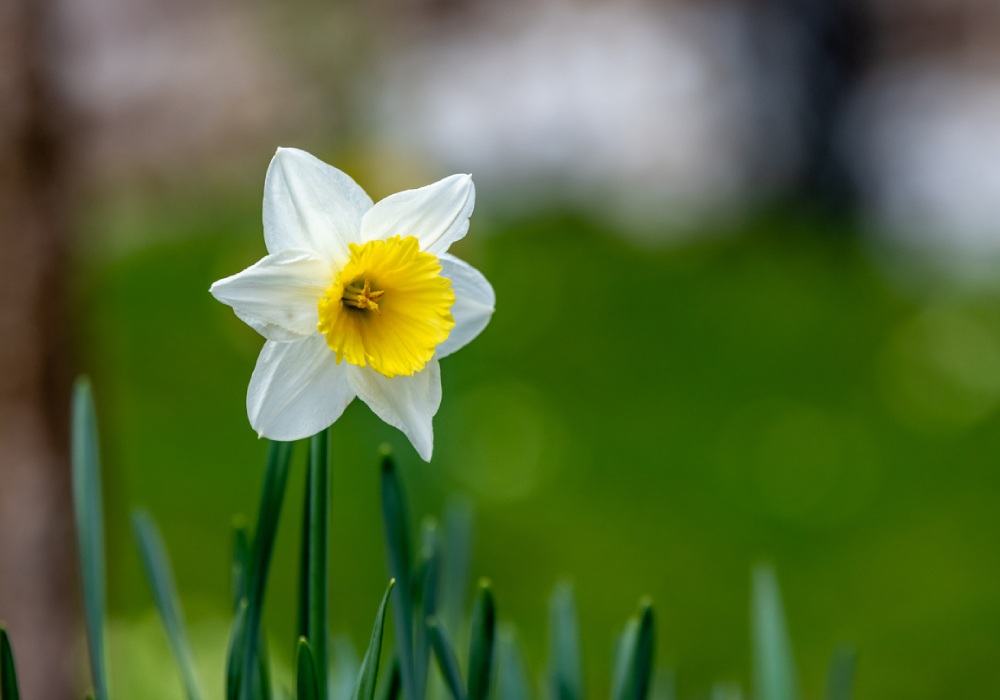
#> input picture Python/nergis.jpg, 1000 x 700 px
$ python 02_en_yesil_nokta.py
#> lines starting #> are read from the running program, lines starting #| are printed output that depends on the picture; after the words box and inside, x2 and y2 are one past the last pixel; in counts of white or black regions, pixels touching at a corner belong together
import cv2
import numpy as np


img = cv2.imread('nergis.jpg')
#> img is the input picture: shape (700, 1000, 3); mean B, G, R 55.2, 106.9, 85.9

if img is None:
    print("Hata: cicek.jpg bulunamadı!")
else:
    sonuc_img = img.copy()

    analiz_listesi = [
        {"ad": "Mavi",    "indis": 0, "cizim_rengi": (255, 0, 0)},
        {"ad": "Yesil",   "indis": 1, "cizim_rengi": (0, 255, 0)},
        {"ad": "Kirmizi", "indis": 2, "cizim_rengi": (0, 0, 255)}
    ]

    print(f"--- Renk Analiz Raporu ---")

    for renk in analiz_listesi:
        kanal = img[:, :, renk["indis"]]

        min_val, max_val, min_loc, max_loc = cv2.minMaxLoc(kanal)
        ortalama = np.mean(kanal)

        print(f"{renk['ad']} Katmanı:")
        print(f"  Max Değer: {max_val} | Koordinat: {max_loc}")
        print(f"  Ortalama : {ortalama:.2f}")

        cv2.circle(sonuc_img, max_loc, 20, renk["cizim_rengi"], 3)
        cv2.putText(sonuc_img, renk["ad"], (max_loc[0] + 25, max_loc[1]),
                    cv2.FONT_HERSHEY_SIMPLEX, 0.8, renk["cizim_rengi"], 2)
#> this loop made 3 passes
#> (min_val, min_loc, max_loc, ortalama) on passes 1 to 3: (0, (562, 222), (289, 149), 55.18), (10, (342, 298), (278, 148), 106.9), (0, (324, 434), (394, 194), 85.94)
#|   Max Değer: 255.0 | Koordinat: (289, 149)
#|   Ortalama : 55.18
#|   Max Değer: 255.0 | Koordinat: (278, 148)
#|   Ortalama : 106.92
#|   Max Değer: 255.0 | Koordinat: (394, 194)
#|   Ortalama : 85.94
#> pass 1, `kanal = img[:, :, renk["indis"]]`:
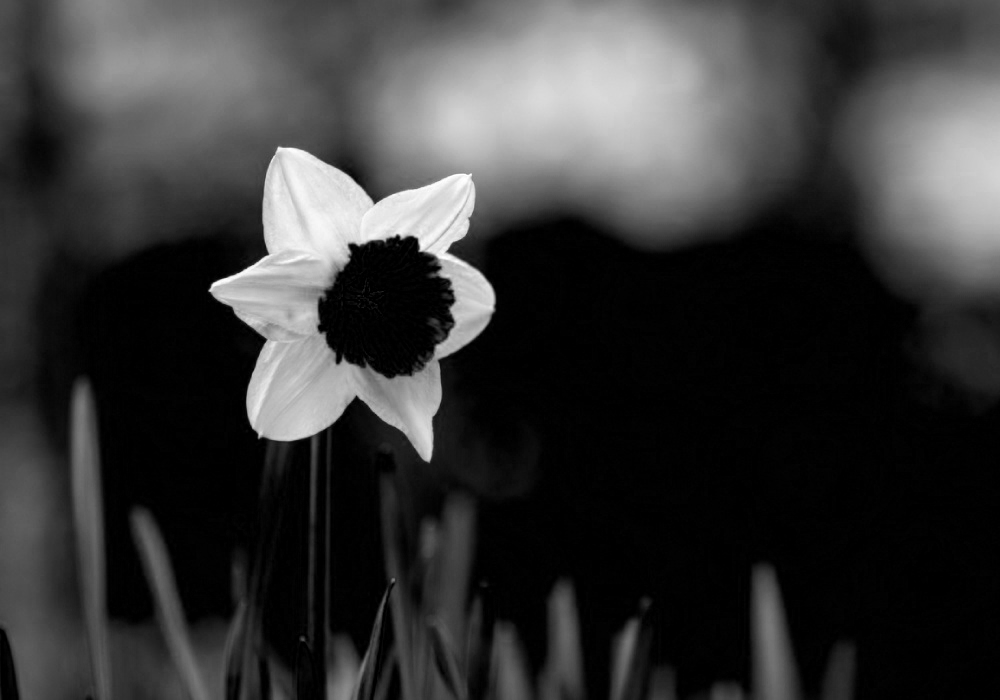
#> kanal: shape (700, 1000); min 0, max 255, mean 55.2
#> pass 2, `kanal = img[:, :, renk["indis"]]`:
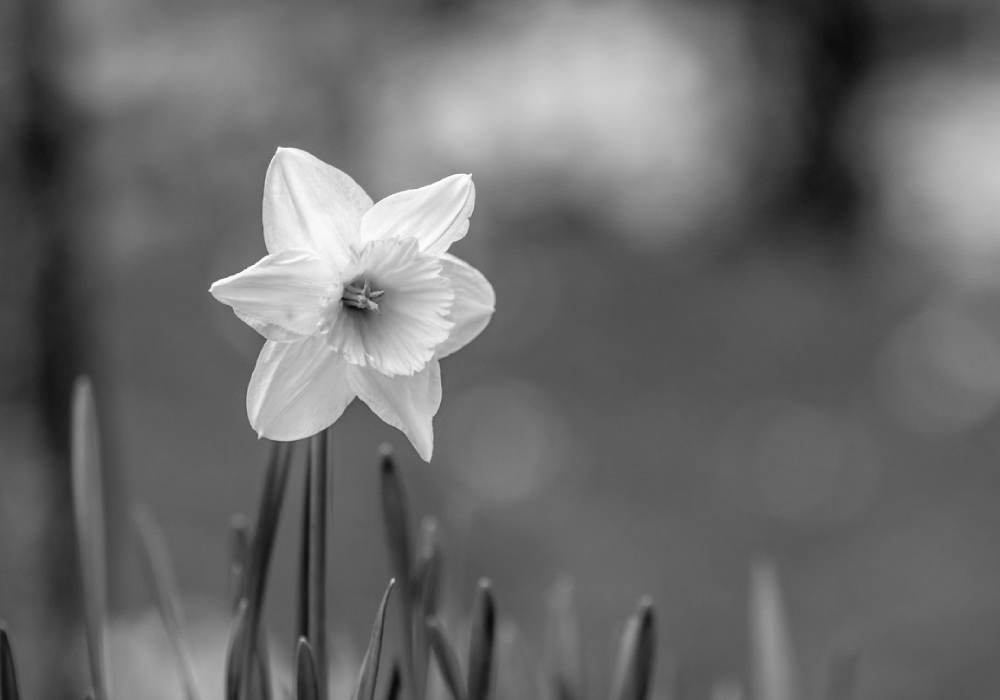
#> kanal: shape (700, 1000); min 10, max 255, mean 106.9
#> pass 3, `kanal = img[:, :, renk["indis"]]`:
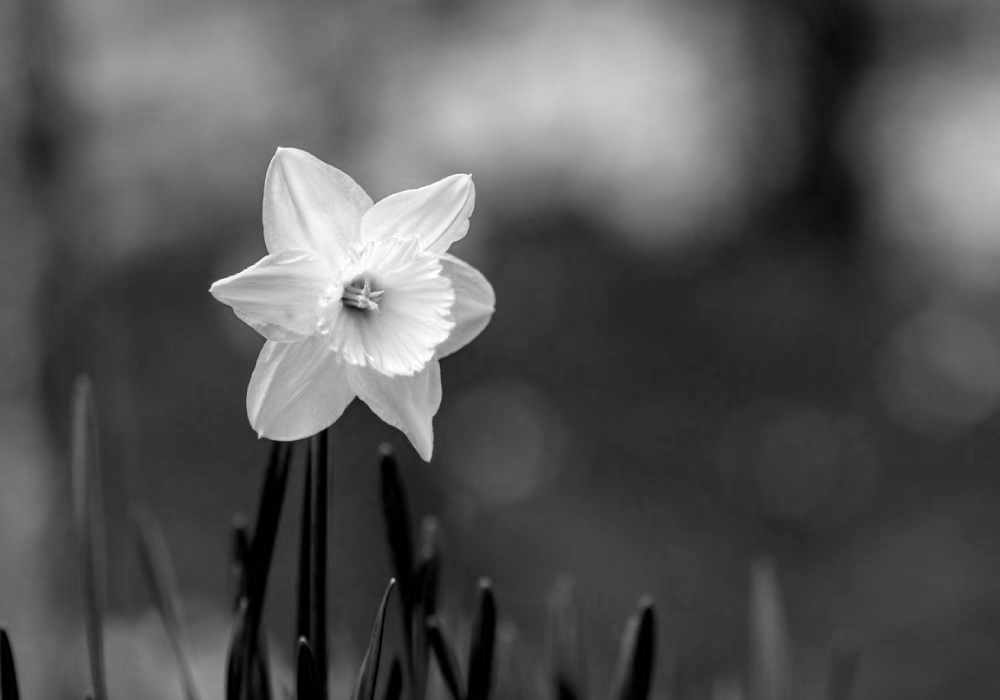
#> kanal: shape (700, 1000); min 0, max 255, mean 85.9
#> after the loop:
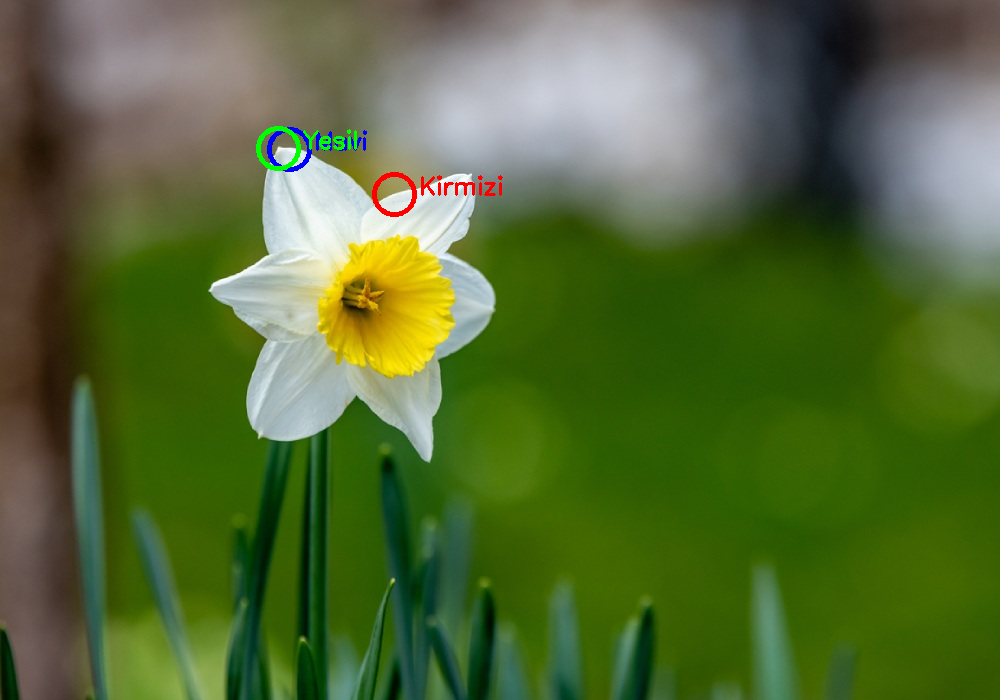
#> sonuc_img: shape (700, 1000, 3); 0.43% of pixels changed, all inside (x1, y1, x2, y2) = (256, 126, 503, 217)

    cv2.imshow('3 Renk Analiz Sonucu', sonuc_img)

    cv2.waitKey(0)
    cv2.destroyAllWindows()
